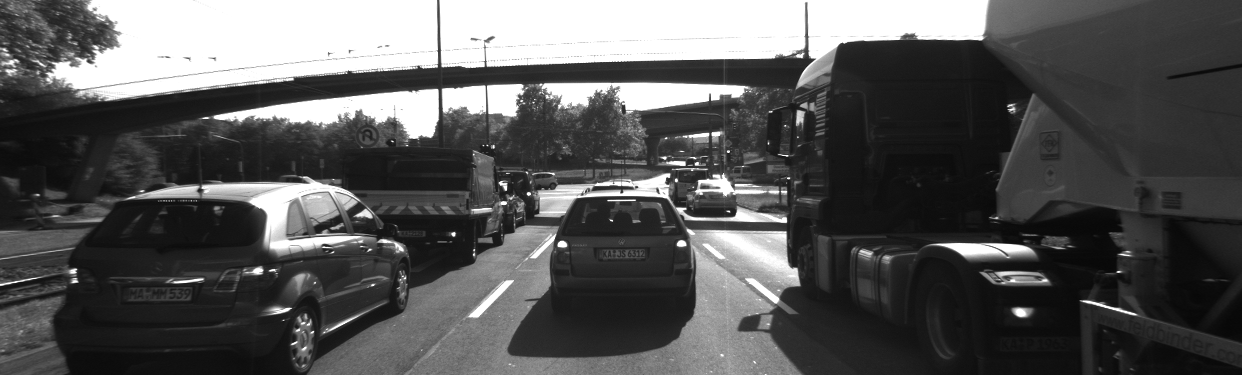
//> input picture Udacity_Camera/4_Gaussian_blurring/gradient_filtering/images/img1gray.png, 1242 x 375 px
$ ./gradient_sobel   (built with g++ and OpenCV 4)
//> lines starting //> are read from the running program, lines starting //| are printed output that depends on the picture
#include <iostream>
#include <numeric>
#include <opencv2/core.hpp>
#include <opencv2/highgui.hpp>
#include <opencv2/imgproc.hpp>

using namespace std;

void gradientSobel()
{
    // TODO: Based on the image gradients in both x and y, compute an image
    // which contains the gradient magnitude according to the equation at the
    // beginning of this section for every pixel position. Also, apply different
    // levels of Gaussian blurring before applying the Sobel operator and compare the results.
    cv::Mat img;
    img = cv::imread("../images/img1gray.png");
//> img is the input picture: 375 rows x 1242 cols, CV_8UC3; min 7, max 255, mean 86.7

    // create filter kernel
    float gauss_data[25] = {1, 4, 7, 4, 1,
                            4, 16, 26, 16, 4,
                            7, 26, 41, 26, 7,
                            4, 16, 26, 16, 4,
                            1, 4, 7, 4, 1};
    float sobel_data_x[9] = {-1, 0, 1,
                            -2, 0, 2,
                            -1, 0, 1};
    float sobel_data_y[9] = {-1, -2, -1,
                            0, 0, 0,
                            1, 2, 1};
    for(int i = 0 ; i < 25 ; i++){
        gauss_data[i] /= 273;
    }
    cv::Mat kernel = cv::Mat(5, 5, CV_32F, gauss_data);
    cv::Mat kernel_sobel_x = cv::Mat(3, 3, CV_32F, sobel_data_x);
    cv::Mat kernel_sobel_y = cv::Mat(3, 3, CV_32F, sobel_data_y);

    // apply filter
    cv::Mat result1;
    cv::Mat result2;
    cv::Mat result3;


    // Filter for Gaussian Blurring
    cv::filter2D(img, result1, -1, kernel, cv::Point(-1, -1), 0, cv::BORDER_DEFAULT);
    // Filter for Sobel operator
    cv::filter2D(result1, result2, -1 , kernel_sobel_x, cv::Point(-1, -1), 0, cv::BORDER_DEFAULT);
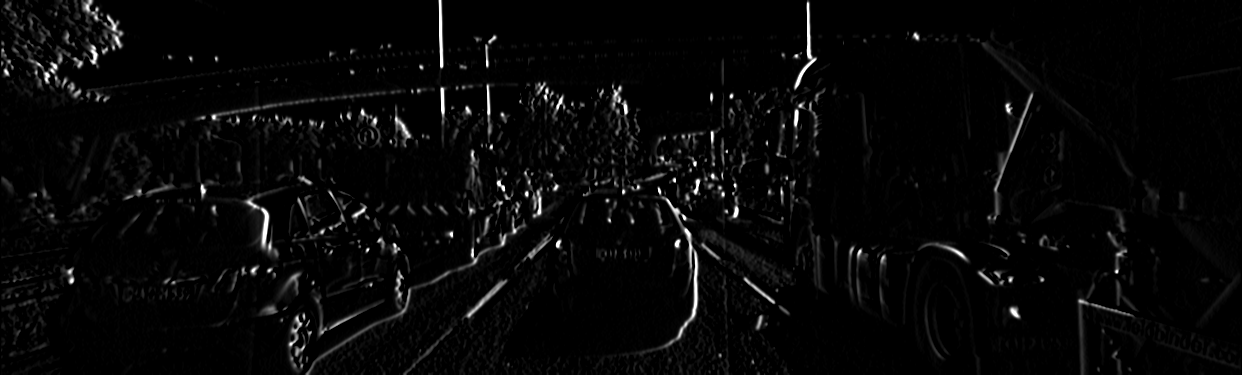
//> result2: 375 rows x 1242 cols, CV_8UC3; min 0, max 255, mean 7.3
    cv::filter2D(result1, result3, -1 , kernel_sobel_y, cv::Point(-1, -1), 0, cv::BORDER_DEFAULT);
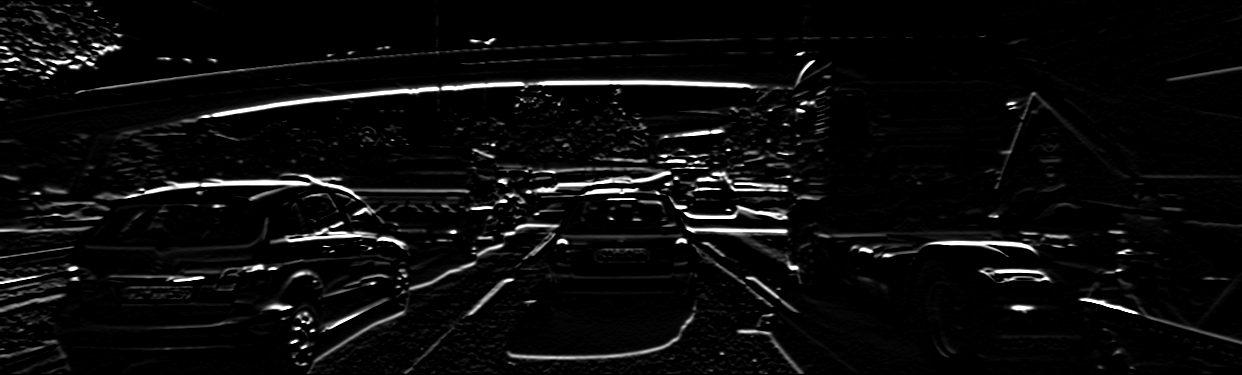
//> result3: 375 rows x 1242 cols, CV_8UC3; min 0, max 255, mean 11.6

    string windowName1 = "Sobel Operator -x";
    string windowName2 = "Sobel Operator -y";

    cv::namedWindow(windowName1, 1); // create window
    cv::imshow(windowName1, result2);
    // cv::waitKey(0); // wait for keyboard input before continuing

    cv::namedWindow(windowName2, 1); // create window
    cv::imshow(windowName2, result3);
    cv::waitKey(0); // wait for keyboard input before continuing
}

int main()
{
    gradientSobel();
}

$ run again, with Udacity_Camera/4_Gaussian_blurring/gradient_filtering/images/img2gray.png copied over Udacity_Camera/4_Gaussian_blurring/gradient_filtering/images/img1gray.png
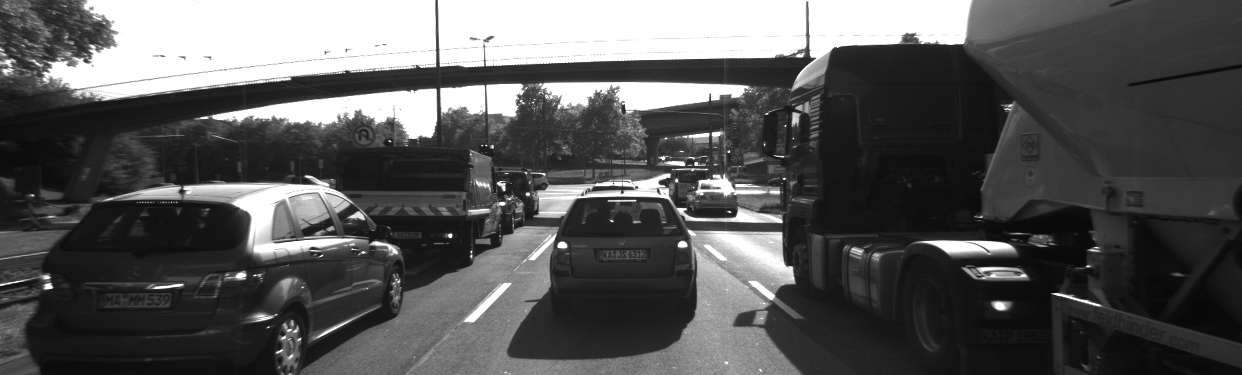
//> input picture Udacity_Camera/4_Gaussian_blurring/gradient_filtering/images/img2gray.png, 1242 x 375 px
//> in gradientSobel, img is the input picture: 375 rows x 1242 cols, CV_8UC3; min 6, max 255, mean 86.7
//> in gradientSobel, `cv::filter2D(result1, result2, -1 , kernel_sobel_x, cv::Point(-1, -1),..`:
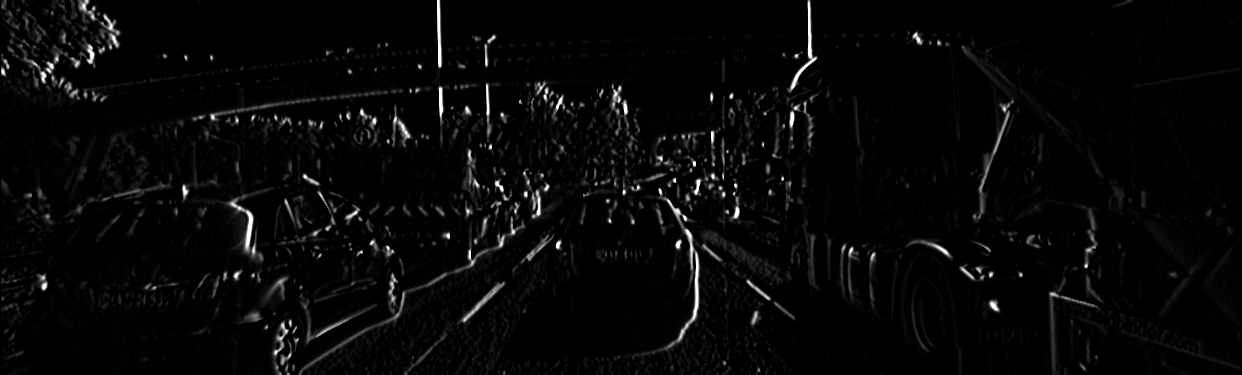
//> result2: 375 rows x 1242 cols, CV_8UC3; min 0, max 255, mean 7.4
//> in gradientSobel, `cv::filter2D(result1, result3, -1 , kernel_sobel_y, cv::Point(-1, -1),..`:
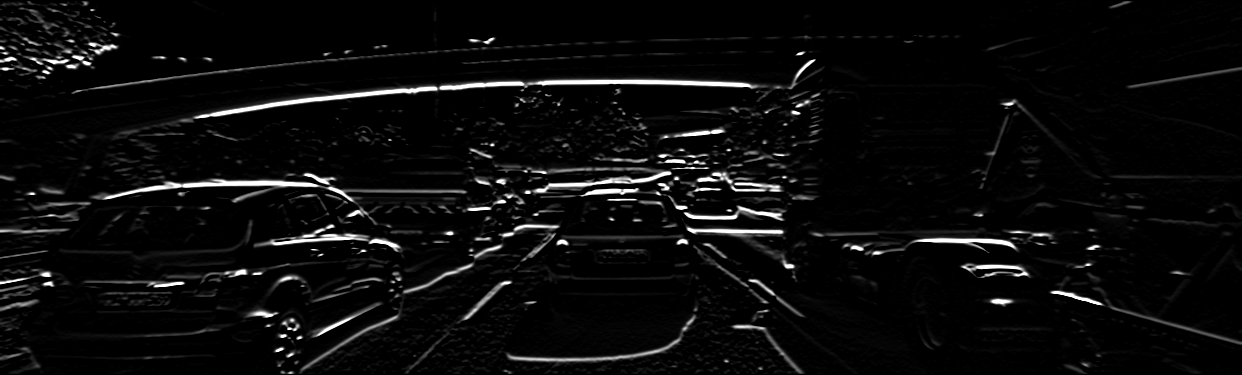
//> result3: 375 rows x 1242 cols, CV_8UC3; min 0, max 255, mean 11.5
